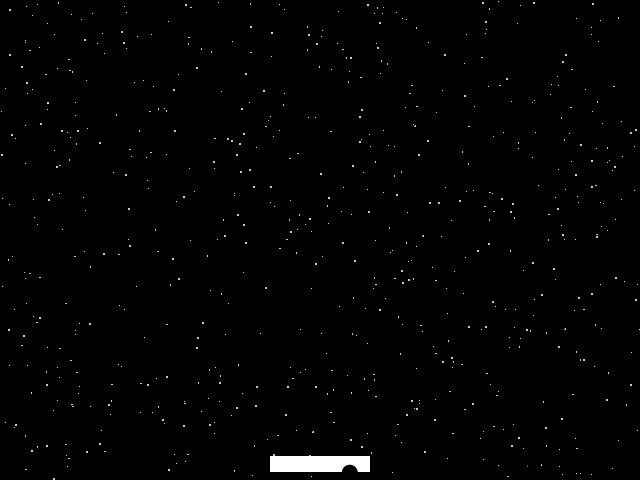
Frame 1 (no input)
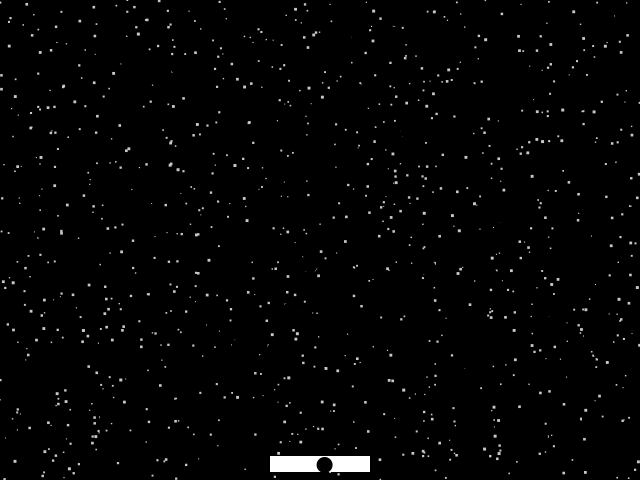
Frame 60 (the mouse pressed at the canvas centre just before this capture)
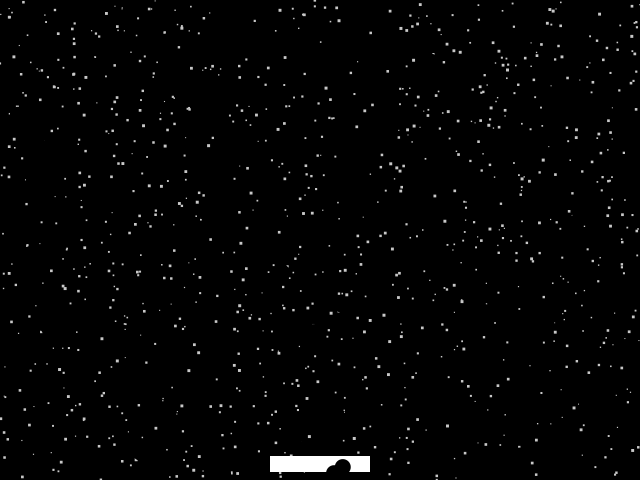
Frame 120 (the mouse held since frame 60 and released just before this capture)

The Processing sketch that drew these frames (run headless with seeded random() and noise(); from frame 60 on, the mouse is pressed at the canvas centre):

// Processing sketch: FraileBoudreault_Chloe_Exercice02
// ── FraileBoudreault_Chloe_Exercice02.pde
//defines colour of the background
color backgroundColor = color(0);

//defines the number of, size of, colour of the white moving specks in the background
int numStatic = 1000;
int staticSizeMin = 1;
int staticSizeMax = 3;
color staticColor = color(200);

//defines the looks of, speed of, colour of the moving paddle
int paddleX;
int paddleY;
int paddleVX;
int paddleSpeed = 10;
int paddleWidth = 128;
int paddleHeight = 16;
color paddleColor = color(255);

//defines  the looks of, speed of, colour of the moving ball
int ballX;
int ballY;
int ballVX;
int ballVY;
int ballSpeed = 5;
int ballSize = 16;
//CHANGED!!!!!!!!
//added colours for the ball
float ballColorRED;
float ballColorGREEN;
float ballColorBLUE;

//this sets up the display window
void setup() {
  //this code initializes the program
  size(640, 480);

  //the program jumps to those functions below
  setupPaddle();
  setupBall();
}

//we create the function setupPaddle
//the program will run the code inside then jump back to where it is in draw()
void setupPaddle() {
  //defines the position of the paddle (center and bottom of the screen)
  paddleX = width/2;
  paddleY = height - paddleHeight;
  //paddle velocity at 0 so it stays still when the program opens
  paddleVX = 0;
}

//we create the function setupBall
//the program will run the code inside then jump back to where it is in draw()
void setupBall() {
  //defines the positon and velocity of the ball upon opening the program
  ballX = width/2;
  ballY = height/2;
  ballVX = ballSpeed;
  ballVY = ballSpeed;
}

void draw() {
  //this codes runs the program
  //everything listed here are what will appear and act when the program is run
  background(backgroundColor);

  //the program jumps to those functions below
  drawStatic();

  updatePaddle();
  updateBall();

  drawPaddle();
  drawBall();
  //CHANGED!!!!!!!!
  //added drawBalls function which will allow the program to run and draw the other "balls"
  drawBalls();
}

//we create the function drawStatic
//the program will run the code inside then jump back to where it is in draw()
void drawStatic() {
  //for loop sets up the parameters which define and create the specks of static
  for (int i = 0; i < numStatic; i++) {
    float x = random(0, width);
    float y = random(0, height);
    float staticSize = random(staticSizeMin, staticSizeMax);
    fill(staticColor);
    rect(x, y, staticSize, staticSize);
  }
}

//CHANGED!!!!!!!!
//we create the function drawBalls
//the program will run the code inside then jump back to where it is in draw()
void drawBalls() {
  //for loop sets up the parameters which define and create the new "balls"
  for (int i = 0; i< 50; i++) {
    float x = random(0, width);
    float y = random(0, height);
    fill (ballColorRED, ballColorGREEN, ballColorBLUE);
    ellipse (x, y, ballSize, ballSize);
  }
}

//we create the function updatePaddle
//the program will run the code inside then jump back to where it is in draw()
void updatePaddle() {
  //moves paddle and keeps it from going off screen
  paddleX += paddleVX;  
  paddleX = constrain(paddleX, 0+paddleWidth/2, width-paddleWidth/2);
}

//we create the function updateBall
//the program will run the code inside then jump back to where it is in draw()
void updateBall() {
  //moves ball
  ballX += ballVX;
  ballY += ballVY;

  //create other functions which will allow the ball to move around on the screen
  //without disappearing 
  handleBallHitPaddle();
  handleBallHitWall();
  handleBallOffBottom();
  //CHANGED!!!!!!!!
  //we add the function which checks up on the ball and reacts to it
  ballPositionPaddleWidth();
}

//we create the function drawPaddle
//the program will run the code inside then jump back to where it is in draw()
void drawPaddle() {
  //this creates the paddle itself
  rectMode(CENTER);
  noStroke();
  fill(paddleColor);
  rect(paddleX, paddleY, paddleWidth, paddleHeight);
}

//we create the function drawBall
//the program will run the code inside then jump back to where it is in draw()
void drawBall() {
  //this creates the ball itself
  rectMode(CENTER);
  noStroke();
  //CHANGED!!!!!!!!
  //replaced the colours here otherwise it wouldn't apply
  fill(ballColorRED, ballColorGREEN, ballColorBLUE);
  ellipse (ballX, ballY, ballSize, ballSize);
}

//CHANGED!!!!!!!!
//we create the function ballPositionPaddleWith
//the program will run the code inside then jump back to where it is in draw()
void ballPositionPaddleWidth() {
  //when the ball is on the left side of the screen
  //the width of the paddle will get significantly smaller
  if (ballX < width/2) { 
    paddleWidth = 64;
  //when the ball is on the right side of the screen
  //the width of the paddle will get bigger
  } else if (ballX > width/2 ) {
    paddleWidth = 100;
  }
}

//we create the function handleBallHitPaddle
//the program will run the code inside then jump back to where it is in draw()
void handleBallHitPaddle() {
  //this allows the ball to "bounce back" when it hits the paddle
  if (ballOverlapsPaddle()) {
    ballY = paddleY - paddleHeight/2 - ballSize/2;
    ballVY = -ballVY;
    //CHANGED!!!!!!!!
    //changed the way the ball reacts when hitting the paddle
    //the ball will now turn into a random colour
    ballColorRED = random (140, 70);
    ballColorGREEN = random (10, 255);
    ballColorBLUE = random (20, 30);
  }
}

boolean ballOverlapsPaddle() {
  if (ballX - ballSize/2 > paddleX - paddleWidth/2 && ballX + ballSize/2 < paddleX + paddleWidth/2) {
    if (ballY > paddleY - paddleHeight/2) {
      return true;
    }
  }
  return false;
}

//we create the function handleBallOffBottom
//the program will run the code inside then jump back to where it is in draw()
void handleBallOffBottom() {
  //if the ball hits the bottom of the screen and disappears
  //it will reappear in the middle of the screen
  if (ballOffBottom()) {
    ballX = width/2;
    ballY = height/2;
  }
}

boolean ballOffBottom() {
  return (ballY - ballSize/2 > height);
}

//we create the function handleBallHitWall
//the program will run the code inside then jump back to where it is in draw()
void handleBallHitWall() {
  //this allows the ball to "bounce back" when it hits the wall
  if (ballX - ballSize/2 < 0) {
    ballX = 0 + ballSize/2;
    ballVX = -ballVX;
  } else if (ballX + ballSize/2 > width) {
    ballX = width - ballSize/2;
    ballVX = -ballVX;
  }
  if (ballY - ballSize/2 < 0) {
    ballY = 0 + ballSize/2;
    ballVY = -ballVY;
  }
}

//this allows the user to interact with the game, the paddle will move if a key is pressed
void keyPressed() {
  //if the left key on the keyboard is pressed, the paddle will move to the left
  if (keyCode == LEFT) {
    paddleVX = -paddleSpeed;
  //otherwise, if the right key on the keyboard is pressed, the paddle will move to the right
  } else if (keyCode == RIGHT) {
    paddleVX = paddleSpeed;
  }
}

//this will stop the paddle from moving when they keys are released
void keyReleased() {
  //if the left key on the keyboard is released, the paddle will stop moving in general
  if (keyCode == LEFT && paddleVX < 0) {
    paddleVX = 0;
  //if the right key on the keyboard is released, the paddle will stop moving in general
  } else if (keyCode == RIGHT && paddleVX > 0) {
    paddleVX = 0;
  }
}
